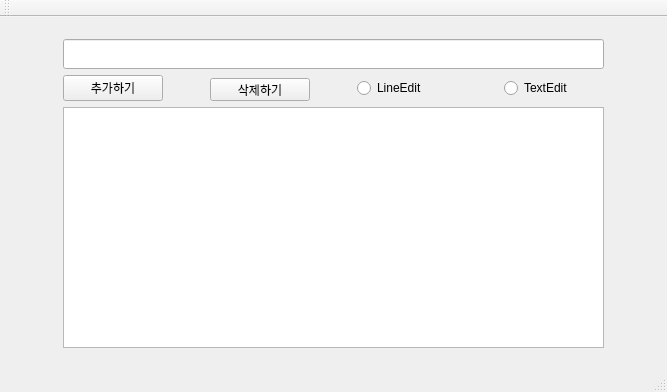
<?xml version="1.0" encoding="UTF-8"?>
<ui version="4.0">
 <class>Qt5GUIClass</class>
 <widget class="QMainWindow" name="Qt5GUIClass">
  <property name="geometry">
   <rect>
    <x>0</x>
    <y>0</y>
    <width>667</width>
    <height>392</height>
   </rect>
  </property>
  <property name="windowTitle">
   <string>Qt5GUI</string>
  </property>
  <widget class="QWidget" name="centralWidget">
   <layout class="QGridLayout" name="gridLayout">
    <item row="0" column="0">
     <widget class="QWidget" name="widget" native="true">
      <layout class="QGridLayout" name="gridLayout_2">
       <item row="1" column="3">
        <widget class="QRadioButton" name="radioButton_2">
         <property name="maximumSize">
          <size>
           <width>100</width>
           <height>50</height>
          </size>
         </property>
         <property name="text">
          <string>TextEdit</string>
         </property>
        </widget>
       </item>
       <item row="1" column="2">
        <widget class="QRadioButton" name="radioButton">
         <property name="maximumSize">
          <size>
           <width>100</width>
           <height>50</height>
          </size>
         </property>
         <property name="text">
          <string>LineEdit</string>
         </property>
        </widget>
       </item>
       <item row="0" column="0" colspan="4">
        <widget class="QLineEdit" name="lineEdit">
         <property name="minimumSize">
          <size>
           <width>50</width>
           <height>30</height>
          </size>
         </property>
        </widget>
       </item>
       <item row="1" column="0">
        <widget class="QPushButton" name="pushButton">
         <property name="maximumSize">
          <size>
           <width>100</width>
           <height>50</height>
          </size>
         </property>
         <property name="text">
          <string>추가하기</string>
         </property>
        </widget>
       </item>
       <item row="1" column="1">
        <widget class="QPushButton" name="pushButton_2">
         <property name="enabled">
          <bool>true</bool>
         </property>
         <property name="minimumSize">
          <size>
           <width>0</width>
           <height>23</height>
          </size>
         </property>
         <property name="maximumSize">
          <size>
           <width>100</width>
           <height>20</height>
          </size>
         </property>
         <property name="layoutDirection">
          <enum>Qt::LeftToRight</enum>
         </property>
         <property name="text">
          <string>삭제하기</string>
         </property>
        </widget>
       </item>
       <item row="2" column="0" colspan="4">
        <widget class="QTextEdit" name="textEdit">
         <property name="maximumSize">
          <size>
           <width>16777215</width>
           <height>16777215</height>
          </size>
         </property>
        </widget>
       </item>
      </layout>
     </widget>
    </item>
   </layout>
  </widget>
  <widget class="QMenuBar" name="menuBar">
   <property name="geometry">
    <rect>
     <x>0</x>
     <y>0</y>
     <width>667</width>
     <height>21</height>
    </rect>
   </property>
  </widget>
  <widget class="QToolBar" name="mainToolBar">
   <attribute name="toolBarArea">
    <enum>TopToolBarArea</enum>
   </attribute>
   <attribute name="toolBarBreak">
    <bool>false</bool>
   </attribute>
  </widget>
  <widget class="QStatusBar" name="statusBar"/>
 </widget>
 <layoutdefault spacing="6" margin="11"/>
 <resources>
  <include location="qt5gui.qrc"/>
 </resources>
 <connections/>
</ui>
